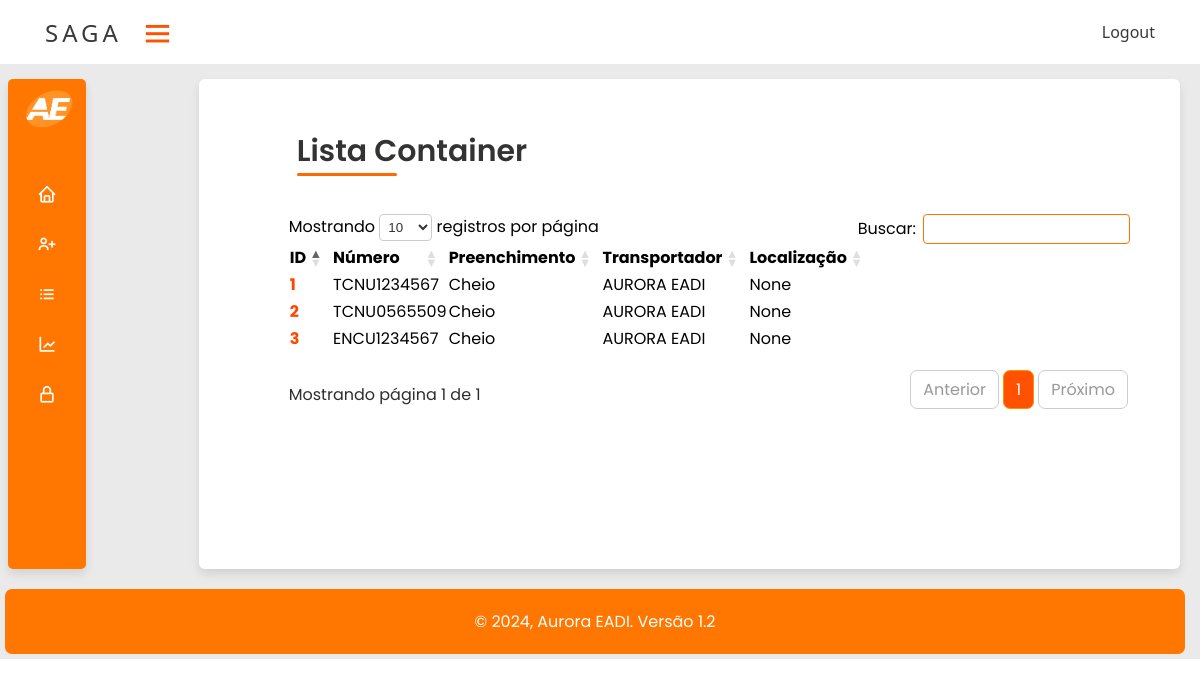
Screenshot of /main/lista-container (signed in) with the database file from the repository.
### main/models.py (models this page shows, shortened)
class Container(models.Model):
    numero = models.CharField(max_length=12)
    data_entrada = models.DateTimeField(auto_now=False, )
    data_saida = models.DateTimeField(auto_now=False, null=True, blank=True)
    demurrage = models.DateField(auto_now=False, null=True)
    preenchimento = models.ForeignKey(Preenchimento, on_delete=models.PROTECT)
    cavalo_entrada = models.CharField(max_length=8)
    cavalo_saida = models.CharField(max_length=8, blank=True, null=True)
    prancha_entrada = models.CharField(max_length=8)
    prancha_saida = models.CharField(max_length=8, blank=True, null=True)
    motorista_Entrada = models.ForeignKey(Motorista, on_delete=models.PROTECT, related_name='motorista_entrada_set', blank=True)
    motorista_Saida = models.ForeignKey(Motorista, on_delete=models.PROTECT, related_name='motorista_saida_set', blank=True, null=True)
    lacre = models.CharField(max_length=10, unique=True)
    porto = models.ForeignKey(Porto, on_delete=models.PROTECT)
    tipo = models.ForeignKey(TipoContainer, on_delete=models.PROTECT)
    origem = models.CharField(max_length=25)
    destino = models.CharField(max_length=25, blank=True)
    transportador = models.ForeignKey(Transportadora, on_delete=models.PROTECT)
    localização = models.ForeignKey(Localização,null=True, blank=True, on_delete=models.PROTECT)
    avaria = models.ManyToManyField(TipoAvaria, blank=True, null=True)

class Preenchimento(models.Model):
    tipo = models.CharField(max_length=10, unique=True)
    def __str__(self):
        return self.tipo

class Transportadora(models.Model):
    nome = models.CharField(max_length=100, unique=True)
    cnpj = models.CharField(max_length=14, unique=True)
    def __str__(self):
        return self.nome

### main/views.py (the view)
# urls.py: path('lista-container', lista_container, name="main_lista_container"),
@login_required
def lista_container(request):
    container = Container.objects.all()
    form = ContainerForm()
    data = {'container': container, 'form': form}
    return render(request, 'main/lista_container.html', data)

### main/forms.py
class ContainerForm(ModelForm):
    class Meta:
        model = Container
        fields = '__all__'
        widgets = {
            'data_entrada': DateTimeInput(attrs={'class': 'form-control', 'type': 'datetime-local'}, format='%Y-%m-%dT%H:%M:%S'),
            'data_saida': DateTimeInput(attrs={'class': 'form-control', 'type': 'datetime-local'}, format='%Y-%m-%dT%H:%M:%S'),
            'demurrage': DateInput(attrs={'class': 'form-control', 'type': 'date'}, format='%Y-%m-%d'),
            'avaria': CheckboxSelectMultiple(),
        }

### main/templates/main/lista_container.html (shortened to what this page needs)
{% extends "base.html" %}
{% load static %}
{% block extra_head %}
<link rel="stylesheet" href="//cdn.datatables.net/2.0.8/css/dataTables.dataTables.min.css">
<link rel="stylesheet" type="text/css" href="https://cdn.datatables.net/1.11.5/css/dataTables.bootstrap5.min.css">
{% endblock %}
{% block main %}
<header>Lista Container</header>
<table id="table-content">
    <thead>
        <tr>
            <th>ID</th>
            <th>Número</th>
            <th>Preenchimento</th>
            <th>Transportador</th>
            <th>Localização</th>
        </tr>
    </thead>
    <tbody>
        {% for container in container %}
        <tr>
            <td><a href="{% url 'main_container_update' container.id %}"> {{ container.id }}</a></td>
            <td>{{ container.numero }}</td>
            <td>{{ container.preenchimento }}</td>
            <td>{{ container.transportador }}</td>
            <td>{{ container.localização }}</td>
        </tr>
        {% endfor %}
    </tbody>
</table>
{% endblock %}

### templates/base.html (shortened to what this page needs)
{% load static %}
<!DOCTYPE html>
<html lang="pt-br">
<head>
    {% block head %}
    <link href='https://unpkg.com/boxicons@2.1.2/css/boxicons.min.css' rel='stylesheet'>
    <link rel="stylesheet" href="{% static 'assets/style.css' %}">
    {% endblock %}
    {% block extra_head %}{% endblock %}
</head>
<body>
    <div class="container" id="app">
        <div class="header">
            <header>
                <nav>
                    <a class="logo" href="#"> SAGA</a>
                    <div class="toggle-sidebar">
                        <i class='bx bx-menu'></i>
                    </div>
                    <ul class="nav-list">
                        <a id="logout-link" href="#">Logout</a>
                    </ul>
                </nav>
            </header>
        </div>
        <div class="sidebar close">
            <a href="#" class="logo-box">
                <img src="{% static 'assets/img/aurora_amanaus.png' %}" alt="">
            </a>
            <ul class="sidebar-list">
                <li>
                    <div class="title">
                        <a href="{% url 'main_home' %}" class="link">
                            <i class='bx bx-home'></i>
                        </a>
                    </div>
                </li>
                <li class="dropdown">
                    <div class="title">
                        <a href="#" class="link">
                            <i class='bx bx-user-plus'></i>
                        </a>
                    </div>
                </li>
                <li class="dropdown">
                    <div class="title">
                        <a href="#" class="link">
                            <i class='bx bx-list-ul'></i>
                        </a>
                    </div>
                </li>
                <li>
                    <div class="title">
                        <a href="{% url 'main_relatorio' %}" class="link">
                            <i class='bx bx-line-chart'></i>
                        </a>
                    </div>
                </li>
                <li>
                    <div class="title">
                        <a href="{% url 'admin:index' %}" class="link">
                            <i class='bx bx-lock-alt'></i>
                        </a>
                    </div>
                </li>
            </ul>
        </div>
        <div class="content">
            {% block main %}
            {% endblock  %}
        </div>
        <div class="footer">
            <p>&copy; 2024, Aurora EADI.
            Versão 1.2
            </p>
        </div>
    </div>
</body>
</html>

### static/assets/style.css (style rules this page uses)
* { margin: 0; }
.container { display: grid; gap: 15px; grid-template-areas: 'header header header header' 'sidebar content content content' 'footer footer footer footer'; font-family: 'Poppins', sans-serif; background-color: #ebeaea; }
.header { grid-area: header; }
.header a { color: #393939; text-decoration: none; transition: 0.3s; }
.logo { font-size: 24px; text-transform: uppercase; letter-spacing: 4px; position: absolute; left: 15px; padding: 30px; }
nav { display: flex; justify-content: space-around; align-items: center; font-family: system-ui, -apple-system, BlinkMacSystemFont, 'Segoe UI', Roboto, Cantarell, sans-serif; background: #ffffff; height: 8vh; }
.nav-list { list-style: none; display: flex; position: absolute; right: 20px; padding-right: 25px; }
.toggle-sidebar { margin-top: 5px; margin-left: -110vh; cursor: pointer; }
.toggle-sidebar i { font-size: 35px; color: #ff5100; margin-right: 5px; }
:root { --color_Blue: #ffb300; --color_Dark1: #ff7700; --color_Dark2: #ffb300; --color_Light1: #fff; --color_Light2: #ffffff; }
.sidebar { grid-area: sidebar; border-radius: 5px; box-shadow: 0 5px 10px rgba(0,0,0,0.1); position: relative; top: 0; left: 1vh; height: auto; width: 260px; background-color: var(--color_Dark1); transition: all .5s ease; z-index: 100; overflow: hidden; }
.sidebar.close { width: 78px; }
.logo-box { height: 60px; width: 100%; display: flex; align-items: center; color: var(--color_Light1); transition: all .5s ease; text-decoration: none; }
.logo-box img { font-size: 30px; height: 50px; min-width: 50px; padding-left: 2vh; text-align: center; text-decoration: none; line-height: 50px; transition: all .5s ease; }
.sidebar.close .logo-box img { transform: rotate(360deg); }
.sidebar-list { height: auto; padding: 30px 0 150px 0; overflow: auto; text-decoration: none; list-style-type: none; }
.sidebar-list li { transition: all .5s ease; }
.sidebar-list a { text-decoration: none; }
.sidebar-list li .title { display: flex; justify-content: space-between; align-items: center; transition: all .5s ease; cursor: pointer; }
.sidebar-list li .title .link { display: flex; align-items: center; }
.sidebar-list li .title i { height: 50px; min-width: 78px; text-align: center; line-height: 50px; color: var(--color_Light1); font-size: 20px; }
.sidebar.close .sidebar-list li { position: relative; }
.content { grid-area: content; position: relative; border-radius: 6px; padding: 50px; margin: 0 20px; background-color: #ffffff; box-shadow: 0 5px 10px rgba(0,0,0,0.1); box-sizing: border-box; }
.content header { position: relative; font-size: 30px; font-weight: 600; color: #333; padding-left: 6vh; }
.content header::before { content: ""; position: absolute; left: 6vh; bottom: -2px; height: 3px; width: 100px; border-radius: 8px; background-color: rgb(255, 106, 0); }
#table-content a { text-decoration: none; color: orangered; font-weight: bold; }
:root { --blue: #ff7700; --white: #fff; --gray: #f5f5f5; --black1: #222; --black2: #999; }
.footer { grid-area: footer; background-color: #ff7700; color: #fff; text-align: center; padding: 20px; position: relative; bottom: 0; width: auto; height: 25px; border-radius: 7px; margin: 5px; margin-right: 15px; }
.footer p { margin: 0; }

### rows the page displays
Container: id "1", numero "TCNU1234567", preenchimento "Cheio", transportador "AURORA EADI", localização "None"
Container: id "2", numero "TCNU0565509", preenchimento "Cheio", transportador "AURORA EADI", localização "None"
Container: id "3", numero "ENCU1234567", preenchimento "Cheio", transportador "AURORA EADI", localização "None"
